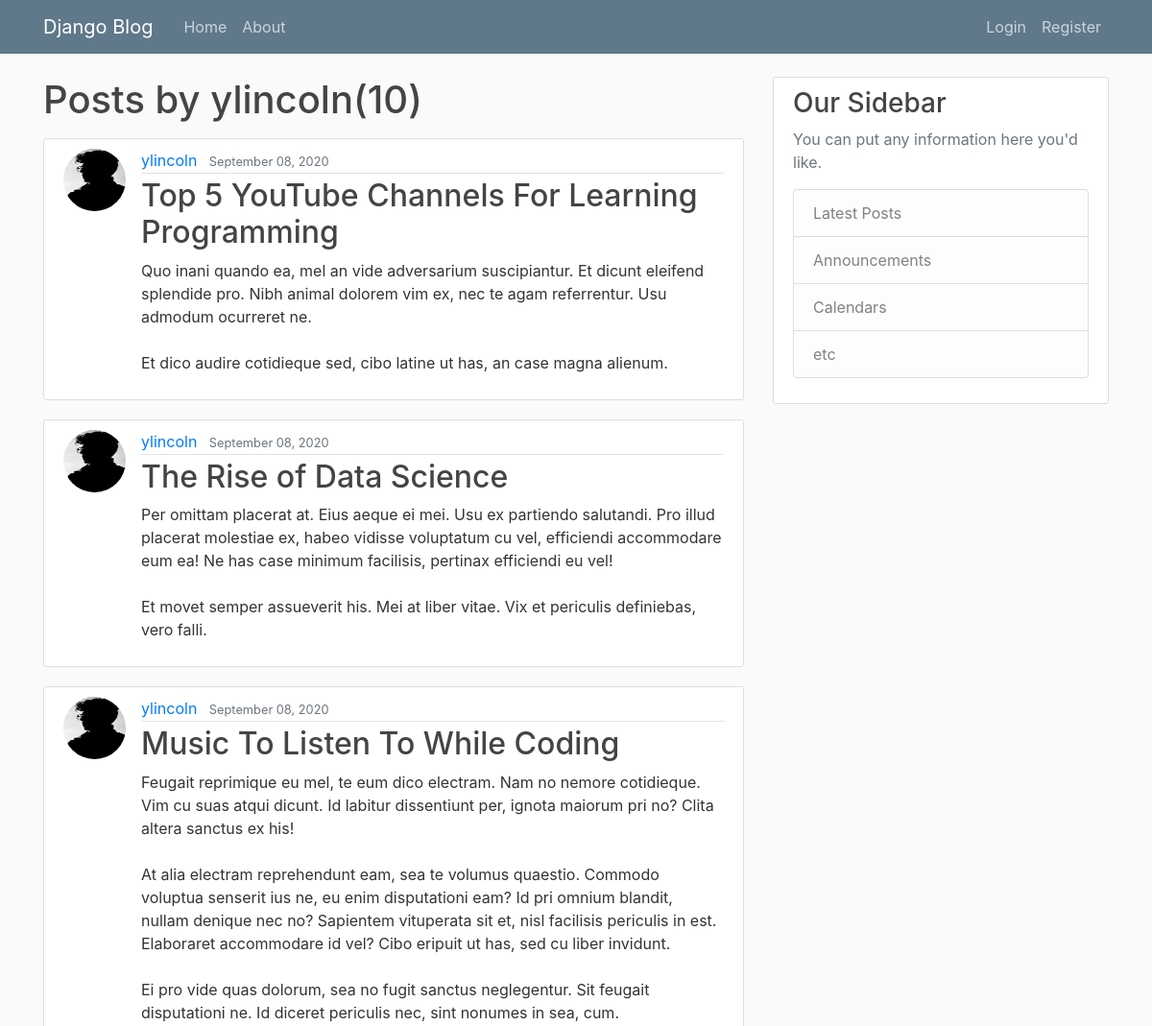
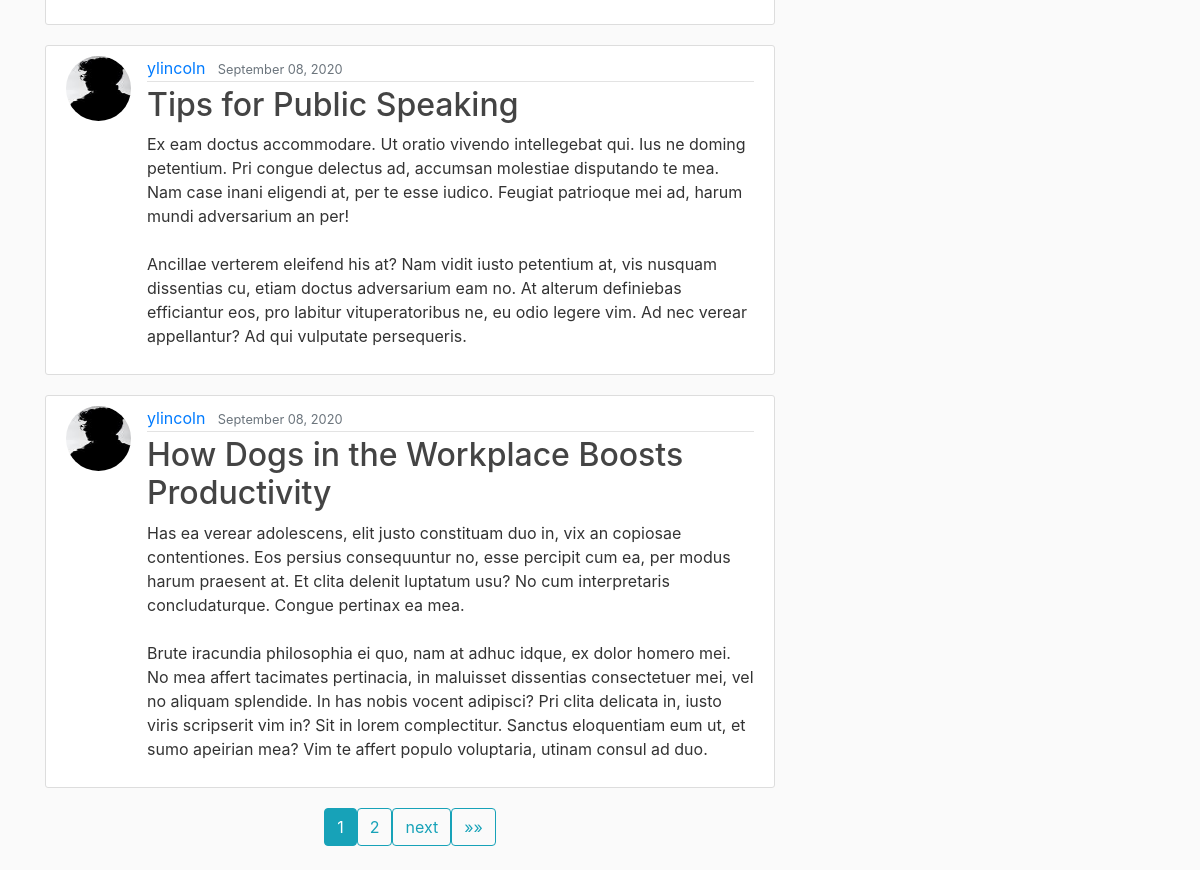
The app's page /post/ylincoln/ with its own data (2 pictures, top to bottom).
### blog/models.py (models this page shows, shortened)
class Post(models.Model):
	title = models.CharField(max_length = 255)
	content = models.TextField()
	post_date = models.DateTimeField(default=timezone.now)
	author = models.ForeignKey(User, on_delete = models.CASCADE)

### users/models.py (models this page shows, shortened)
class Profile(models.Model):
    user = models.OneToOneField(User, on_delete = models.CASCADE)
    image = models.ImageField(default = 'default.jpg', upload_to = 'profile_pics' )

### blog/views.py (the view)
# urls.py: path('post/<str:username>/', UserPostListView.as_view(template_name = 'blog/user_posts.html'), name = 'user-posts'),
class UserPostListView(ListView):
	model = Post
	context_object_name = 'posts'
	paginate_by = 5
	def get_queryset(self):
		user = get_object_or_404(User, username = self.kwargs.get('username'))
		return Post.objects.filter(author = user).order_by('-post_date')

### blog/templates/blog/user_posts.html (shortened to what this page needs)
{% extends "blog/base.html" %}
{% block content %}
    <h1 class = "mb-3">Posts by {{ view.kwargs.username }}({{page_obj.paginator.count}})</h1>
	{% for post in posts %}
		<article class="media content-section">
		<img class = "rounded-circle article-img" src="{{ post.author.profile.image.url }}">
		<div class="media-body">
			<div class="article-metadata">
				<a class="mr-2" href="{% url 'user-posts' post.author.username %}">{{ post.author }}</a>
				<small class="text-muted">{{ post.post_date|date:"F d, Y"}}</small>
			</div>
			<h2><a class="article-title" href="{% url 'post-detail' post.id %}">{{ post.title }}</a></h2>
			<p class="article-content">{{ post.content }}</p>
		</div>
		</article>
	{% endfor %}
	{% if is_paginated %}
		<div class = "pagination justify-content-center">
			<div class = "pagination pagination-sm">
				{% for num in page_obj.paginator.page_range %}
					{% if page_obj.number == num %}
						<a class = "btn btn-info mb-4" href="?page={{num}}">{{num}}</a>
					{% elif num > page_obj.number|add:'-3' and num < page_obj.number|add:'3' %}
						<a class = "btn btn-outline-info mb-4" href="?page={{num}}">{{num}}</a>
					{% endif %}
				{% endfor %}
				{% if page_obj.has_next %}
					<a class = "btn btn-outline-info mb-4"  href="?page={{ page_obj.next_page_number }}">next</a>
					<a class = "btn btn-outline-info mb-4" href="?page={{ page_obj.paginator.num_pages }}">&raquo;&raquo;</a>
				{% endif %}
			</div>
		</div>
	{% endif%}
{% endblock content %}

### static/main.css (style rules this page uses)
body { background: #fafafa; color: #333333; margin-top: 5rem; }
h1, h2, h3, h4, h5, h6 { color: #444444; }
.content-section { background: #ffffff; padding: 10px 20px; border: 1px solid #dddddd; border-radius: 3px; margin-bottom: 20px; }
.article-title { color: #444444; }
.article-content { white-space: pre-line; }
.article-img { height: 65px; width: 65px; margin-right: 16px; }
.article-metadata { padding-bottom: 1px; margin-bottom: 4px; border-bottom: 1px solid #e3e3e3 }

### records on screen
Post: author.profile.image (picture), author "ylincoln", post_date "September 08, 2020", title "Top 5 YouTube Channels For Learning Programming", content "Quo inani quando ea, mel an vide adversarium suscipiantur. Et dicunt eleifend splendide pro. Nibh animal dolorem vim ex, nec te agam referrentur. Usu admodum ocurreret ne. Et dico audire cotidieque sed, cibo latine ut has, an case magna alienum."
Post: author.profile.image (picture), author "ylincoln", post_date "September 08, 2020", title "The Rise of Data Science", content "Per omittam placerat at. Eius aeque ei mei. Usu ex partiendo salutandi. Pro illud placerat molestiae ex, habeo vidisse voluptatum cu vel, efficiendi accommodare eum ea! Ne has case minimum facilisis, pertinax efficiendi eu vel! Et movet semper assueverit his. Mei at liber vitae. Vix et periculis definiebas, vero falli."
Post: author.profile.image (picture), author "ylincoln", post_date "September 08, 2020", title "Music To Listen To While Coding", content "Feugait reprimique eu mel, te eum dico electram. Nam no nemore cotidieque. Vim cu suas atqui dicunt. Id labitur dissentiunt per, ignota maiorum pri no? Clita altera sanctus ex his! At alia electram reprehendunt eam, sea te volumus quaestio. Commodo voluptua senserit ius ne, eu enim disputationi eam? Id pri omnium blandit, nullam denique nec no? Sapientem vituperata sit et, nisl facilisis periculis in est. Elaboraret accommodare id vel? Cibo eripuit ut has, sed cu liber invidunt. Ei pro vide quas dolorum, sea no fugit sanctus neglegentur. Sit feugait disputationi ne. Id diceret periculis nec, sint nonumes in sea, cum."
Post: author.profile.image (picture), author "ylincoln", post_date "September 08, 2020", title "Tips for Public Speaking", content "Ex eam doctus accommodare. Ut oratio vivendo intellegebat qui. Ius ne doming petentium. Pri congue delectus ad, accumsan molestiae disputando te mea. Nam case inani eligendi at, per te esse iudico. Feugiat patrioque mei ad, harum mundi adversarium an per! Ancillae verterem eleifend his at? Nam vidit iusto petentium at, vis nusquam dissentias cu, etiam doctus adversarium eam no. At alterum definiebas efficiantur eos, pro labitur vituperatoribus ne, eu odio legere vim. Ad nec verear appellantur? Ad qui vulputate persequeris."
Post: author.profile.image (picture), author "ylincoln", post_date "September 08, 2020", title "How Dogs in the Workplace Boosts Productivity", content "Has ea verear adolescens, elit justo constituam duo in, vix an copiosae contentiones. Eos persius consequuntur no, esse percipit cum ea, per modus harum praesent at. Et clita delenit luptatum usu? No cum interpretaris concludaturque. Congue pertinax ea mea. Brute iracundia philosophia ei quo, nam at adhuc idque, ex dolor homero mei. No mea affert tacimates pertinacia, in maluisset dissentias consectetuer mei, vel no aliquam splendide. In has nobis vocent adipisci? Pri clita delicata in, iusto viris scripserit vim in? Sit in lorem complectitur. Sanctus eloquentiam eum ut, et sumo apeirian mea? Vim te affert populo voluptaria, utinam consul ad duo."

### other values on screen
{{ view.kwargs.username }} "ylincoln"
{{ page_obj.paginator.count }} "10"
{{ num }} "1"
{{ num }} "2"
